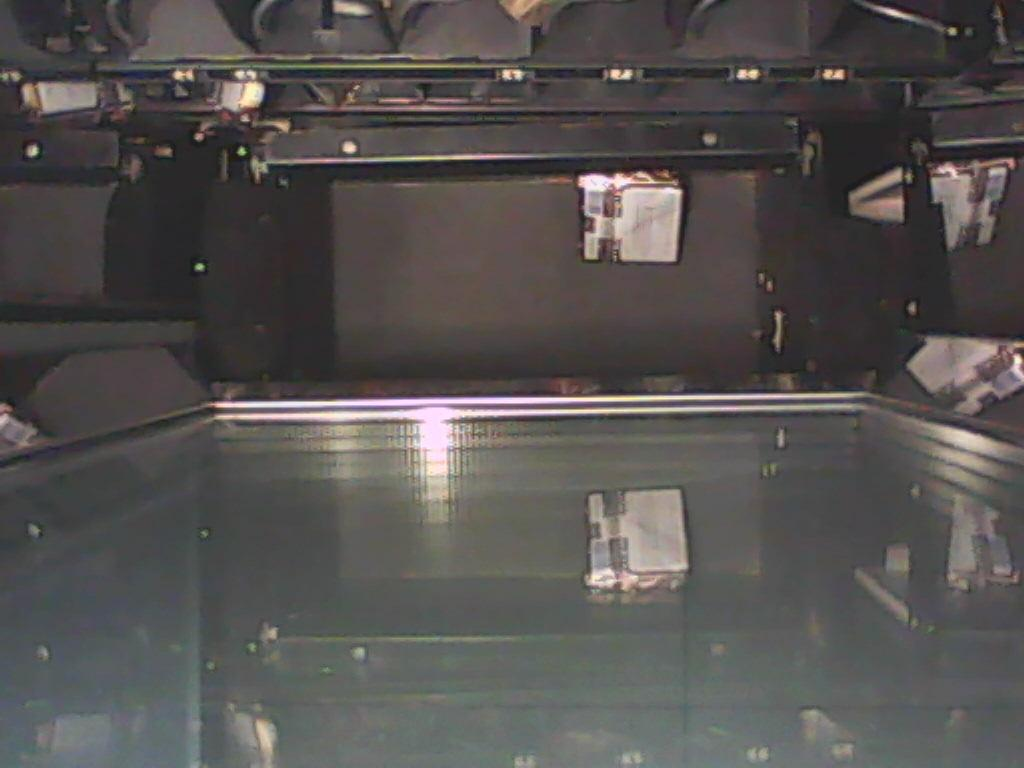
#> input picture test_images/2017-10-05T07%3A37%3A49.285Z__before.jpg, 1024 x 768 px
$ python vmimages.py --image test_images/2017-10-05T07%3A37%3A49.285Z__before.jpg --originAfter test_images/2017-10-05T07%3A37%3A49.285Z__before.jpg --originBefore test_images/2017-10-05T07%3A37%3A49.285Z__before.jpg   (older library calls are emulated)
#> lines starting #> are read from the running program, lines starting #| are printed output that depends on the picture; after the words box and inside, x2 and y2 are one past the last pixel; in counts of white or black regions, pixels touching at a corner belong together
from skimage import measure
from imutils import contours
import numpy as np
import argparse
import imutils
import cv2
import sys

ap = argparse.ArgumentParser()
ap.add_argument("-i", "--image", required=True, help="path to the cropped input diff file")
ap.add_argument("-a", "--originAfter", required=True, help="path to the original image_after output file")
ap.add_argument("-b", "--originBefore", required=True, help="path to the original image_before output file")
args = vars(ap.parse_args())

##### crop,  top-left: x=340, y=210
dx_origin=340
dy_origin=210

# crop bottom-right: x=740, y=360
##### new cropped size 400 x 150

image = cv2.imread(args["image"])
#> image is the input picture: shape (768, 1024, 3); mean B, G, R 80.3, 81.7, 85
origin_after = cv2.imread(args["originAfter"])
origin_before = cv2.imread(args["originBefore"])

gray = cv2.cvtColor(image, cv2.COLOR_BGR2GRAY)
blurred = cv2.GaussianBlur(gray, (11, 11), 0)

##### threshold the image to reveal light regions in the blurred image
thresh = cv2.threshold(blurred, 200, 255, cv2.THRESH_BINARY)[1]
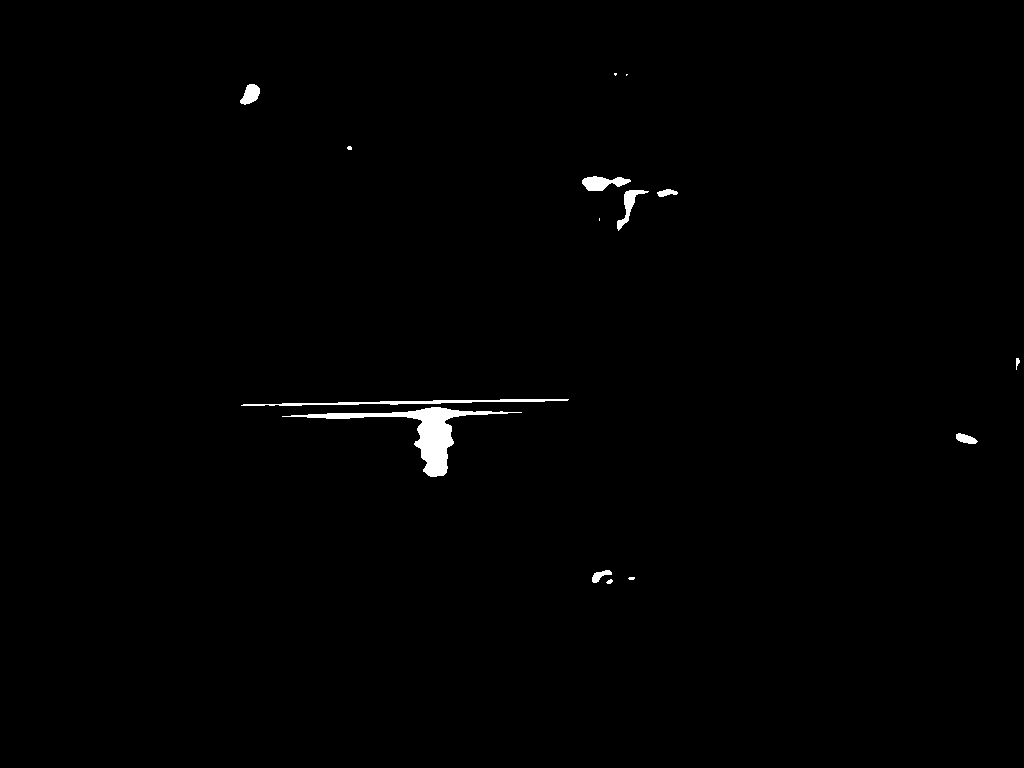
#> thresh: shape (768, 1024); 0.66% white; 15 white regions (5 under 20 px), largest, box (x1, y1, x2, y2) and area: (282, 407, 522, 477) 2805, (241, 399, 569, 406) 839, (582, 176, 631, 191) 449

##### removing small blobs of noise from the thresholded image (erode x2, dilate x4)
thresh = cv2.erode(thresh, None, iterations=2)
#> thresh: shape (768, 1024); 0.27% white; 11 white regions (4 under 20 px), largest, box (x1, y1, x2, y2) and area: (394, 409, 464, 475) 1556, (585, 179, 607, 189) 167, (243, 86, 258, 102) 129
thresh = cv2.dilate(thresh, None, iterations=4)
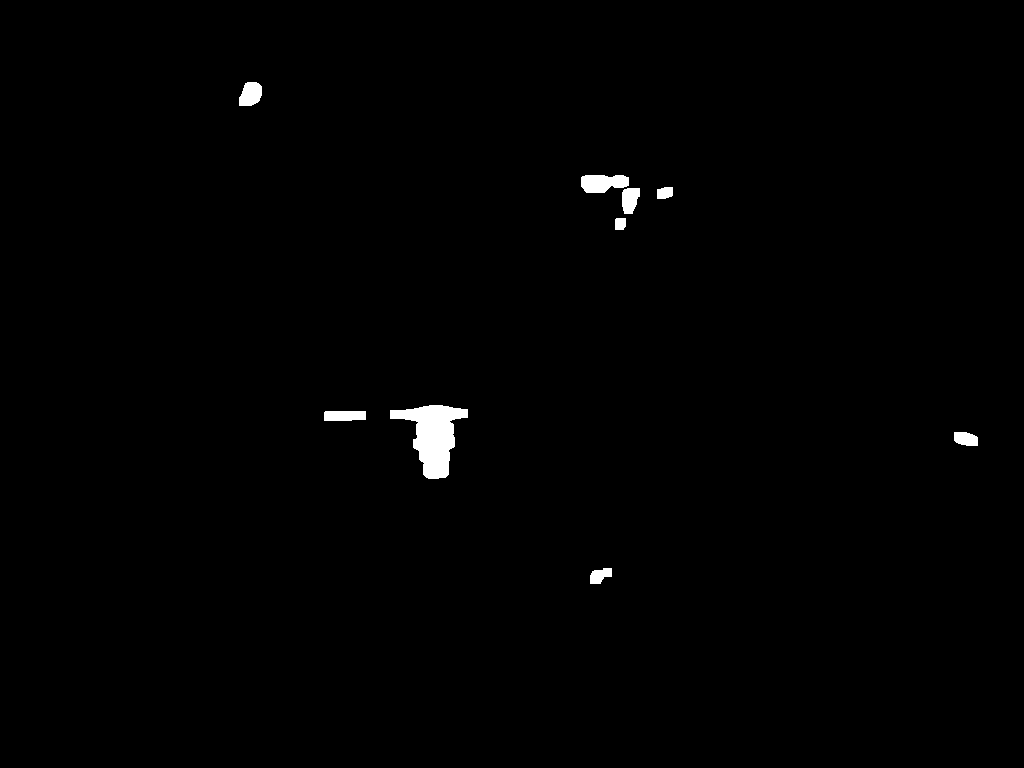
#> thresh: shape (768, 1024); 0.71% white; 9 white regions, largest, box (x1, y1, x2, y2) and area: (390, 405, 468, 479) 2870, (581, 175, 629, 193) 695, (239, 82, 262, 106) 441


# perform a connected component analysis on the thresholded image,
labels = measure.label(thresh, neighbors=8, background=0)
#> labels: shape (768, 1024) int64; 10 distinct labels, from 0 to 9
mask = np.zeros(thresh.shape, dtype="uint8")

# loop over the unique components
for label in np.unique(labels):
    # if this is the background label, then ignore it
    if label == 0:
        continue

    # otherwise, construct the label mask and count the number of pixels
    labelMask = np.zeros(thresh.shape, dtype="uint8")
    labelMask[labels == label] = 255
    numPixels = cv2.countNonZero(labelMask)

    # Initialize a mask to store only the "large enough" objects.
    # If the number of pixels in the object is sufficiently large, then add it to the mask of "large blobs"
    if numPixels > 300:
        mask = cv2.add(mask, labelMask)
#> this loop made 10 passes
#> numPixels on passes 2 to 10: 441, 695, 169, 376, 126, 2870, 405, 282, 249
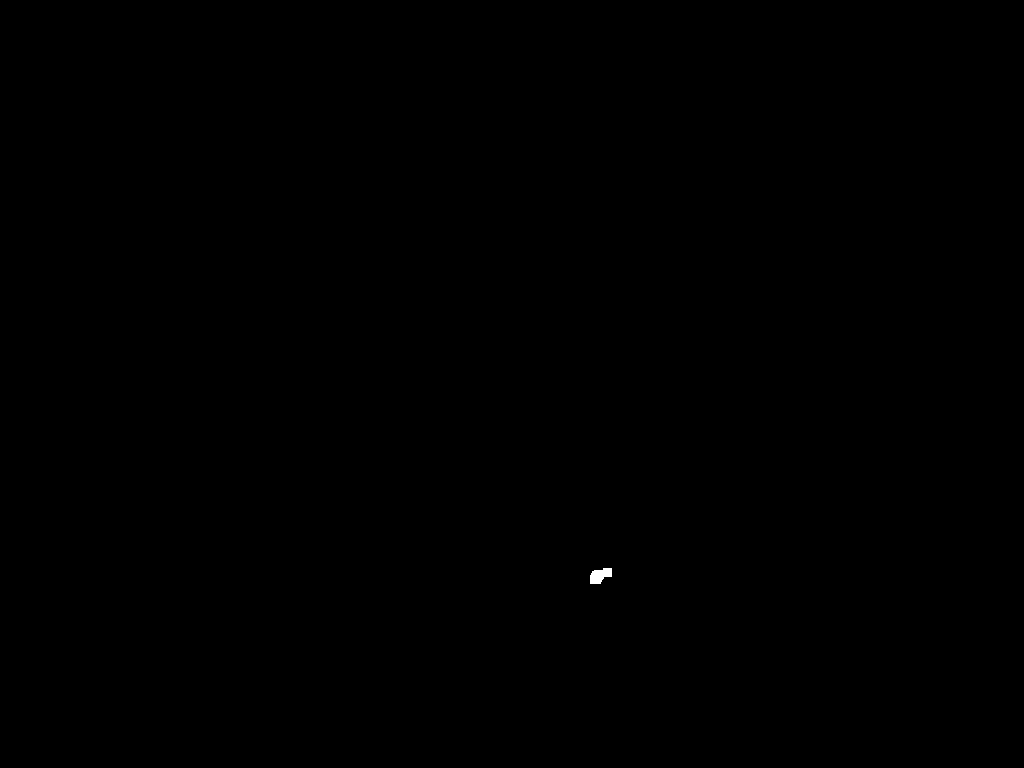
#> labelMask: shape (768, 1024); 0.03% white; 1 white region, box (x1, y1, x2, y2) and area: (590, 568, 612, 584) 249
#> mask: shape (768, 1024); 0.61% white; 5 white regions

# find the contours in the mask, then sort them from left to right
cntrs = cv2.findContours(mask.copy(), cv2.RETR_EXTERNAL, cv2.CHAIN_APPROX_SIMPLE)
#> cntrs = 5 contours; box (x1, y1, x2, y2) and area: (390, 405, 468, 479) 2730, (581, 175, 629, 193) 638, (239, 82, 262, 106) 404, (324, 411, 366, 421) 355, (622, 188, 640, 214) 338
cntrs = cntrs[0] if imutils.is_cv2() else cntrs[1]
count = len(cntrs)
#> count = 5
sys.stdout.write("Items count:"+str(count)+"\n")
#| Items count:5

if count > 0:
    cntrs = contours.sort_contours(cntrs)[0]
    for (i, c) in enumerate(cntrs):
        # draw the bright spot on the image
        (x, y, w, h) = cv2.boundingRect(c)
        ((cX, cY), radius) = cv2.minEnclosingCircle(c)
        cv2.circle(image, (int(cX), int(cY)), int(radius), (0, 255, 0), 1)
        cv2.circle(origin_after, (int(cX + dx_origin), int(cY + dy_origin)), int(radius), (0, 255, 0), 1)
        cv2.putText(image, "{}".format(i + 1), (x + 25, y + 25), cv2.FONT_HERSHEY_DUPLEX, 0.45, (0, 255, 0), 1)
        cv2.putText(origin_after, "{}".format(i + 1), (x + dx_origin + 25, y + dy_origin + 25), cv2.FONT_HERSHEY_DUPLEX, 0.45, (0, 255, 0), 1)
#> this loop made 5 passes
#> (x, y, w, h, cX, cY, radius) on passes 1 to 5: (239, 82, 23, 24, 249.3, 94.7, 14.57), (324, 411, 42, 10, 344.5, 415.5, 20.99), (390, 405, 78, 74, 428.8, 434.2, 45.75), (581, 175, 48, 18, 604.5, 181.5, 23.93), (622, 188, 18, 26, 631.5, 200.5, 14.58)
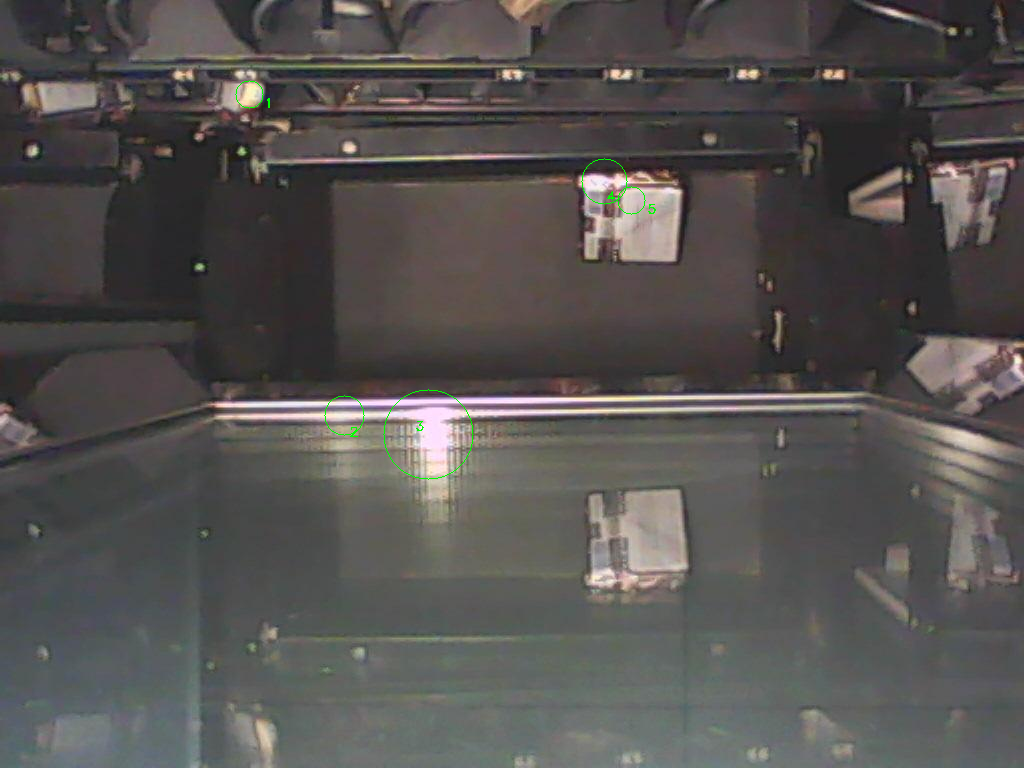
#> image: shape (768, 1024, 3); 0.1% of pixels changed, all inside (x1, y1, x2, y2) = (235, 80, 656, 480)
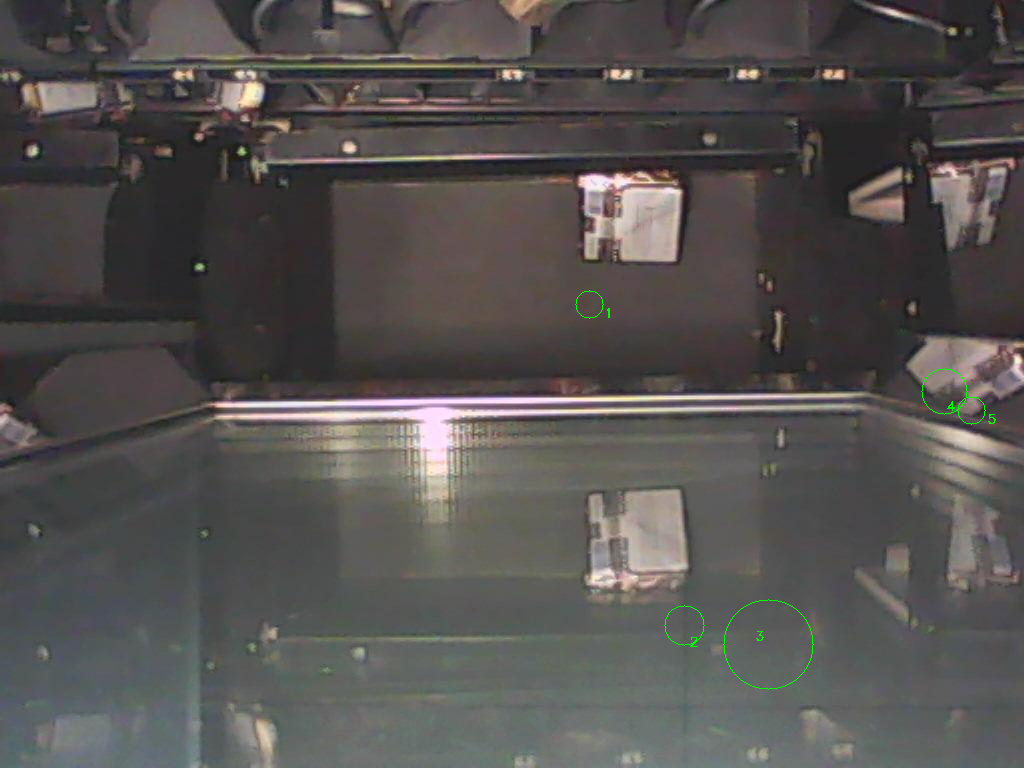
#> origin_after: shape (768, 1024, 3); 0.1% of pixels changed, all inside (x1, y1, x2, y2) = (575, 290, 996, 690)

cv2.imshow("Input diff image", image)
cv2.imshow("Processed diff image", thresh)
cv2.imshow("Original image_before output file", origin_before)
cv2.imshow("Original image_after output file", origin_after)
cv2.waitKey(0)

sys.exit(0)
#> (the program exits here)
